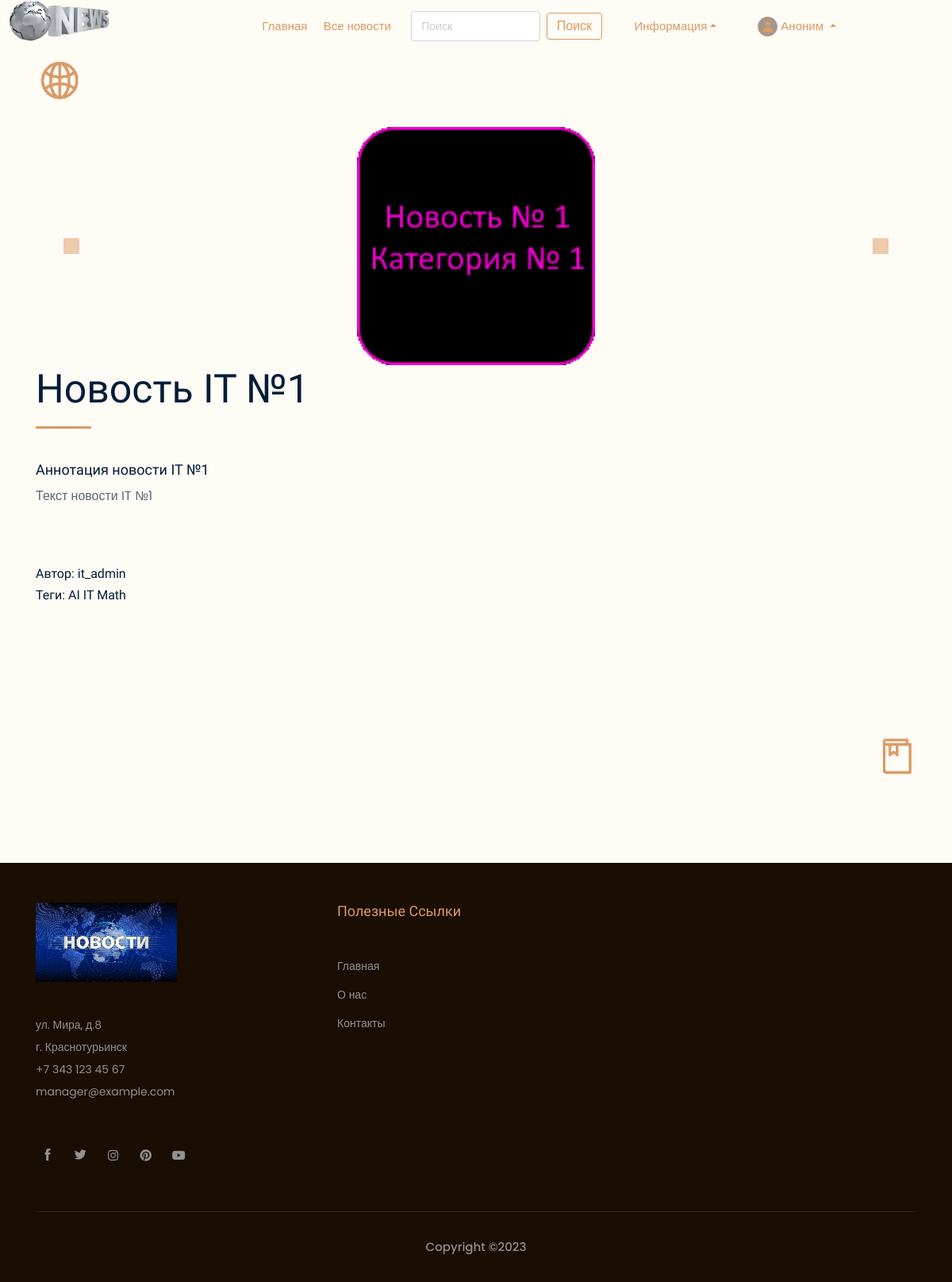
/news/show/1, run on the app's committed database.
### news/models.py (models this page shows, shortened)
class Image(models.Model):
    def folder_path(instance, filename):
        return f"article_images/article_{instance.article.pk}/{filename}"
    article = models.ForeignKey(Article, on_delete=models.CASCADE)
    title = models.CharField(max_length=50, blank=True)
    image = models.ImageField(upload_to=folder_path)     # лучше добавить поле default !!!
    objects = models.Manager()
    class Meta:
        verbose_name = 'Изображение'
        verbose_name_plural = 'Изображения'

class Article(models.Model):
    categories = [('IT', 'IT'),
                  ('MATH', 'Mathematic'),
                  ('AI', 'AI')]
    author = models.ForeignKey(User, on_delete=models.SET_NULL, null=True, verbose_name='Автор')    # Если пользователь удалится, то данное поле будет NULL
    title = models.CharField('Название', max_length=50, default='')
    anouncement = models.TextField('Аннотация', max_length=250)
    text = models.TextField('Текст новости')
    date = models.DateTimeField('Дата публикации', auto_now=True)
    date_edit = models.DateTimeField('Дата редактирования', auto_now=True)
    category = models.CharField(choices=categories, max_length=20, verbose_name='Категории')
    tags = models.ManyToManyField(to=Tag, blank=True, verbose_name='Тэги')    # blank - разрешаем полю быть пустым
    slug = models.SlugField()
    objects = models.Manager()
    published = PublishedToday()
    status = models.BooleanField(default=False, verbose_name='Опубликовать')    # Автор добавляет новость и по-умолчанию она не публикуется. Модетатор должен подтвердить публикацию - True
    class Meta:
        ordering = ['title', 'date']    # Порядок сортировки
        verbose_name = 'Новость'
        verbose_name_plural = 'Новости'

class Tag(models.Model):
    title = models.CharField(max_length=80)
    status = models.BooleanField(default=True)
    class Meta:
        ordering = ['title', 'status']
        verbose_name = 'Тэг'
        verbose_name_plural = 'Тэги'

### news/views.py (the view)
# urls.py: path('show/<int:pk>', views.ArticleDetailView.as_view(), name='news_detail'),
class ArticleDetailView(ViewCountMixin, DetailView):
    model = Article
    template_name = 'news/news_detail.html'
    context_object_name = 'article'
    def get_context_data(self, **kwargs):
        context = super().get_context_data(**kwargs)
        current_object = self.object
        images = Image.objects.filter(article=current_object)
        bookmark = FavoriteArticle.objects.filter(article=current_object.pk)
        print('!!!!!!!!!!!!!!!!, bookmark: ', bookmark.exists())
        context['bookmark'] = bookmark.exists()
        context['images'] = images
        return context

### news/utils.py (called while the page is built)
def get_client_ip(request):
    x_forwrded_for = request.META.get('HTTP_X_FORWARDED_FOR')
    if x_forwrded_for:
        ip = x_forwrded_for.split(',')[0]
    else:
        ip = request.META.get('REMOTE_ADDR')
    return ip

    def get_object(self):
        obj = super().get_object()
        ip_address = get_client_ip(self.request)
        ViewCount.objects.get_or_create(article=obj, ip_address=ip_address)
        return obj

### news/templates/news/news_detail.html (shortened to what this page needs)
{% extends 'main/base_template.html' %}
{% load static %}
{% load bootstrap5 %}
{% block content %}
<div class="about_area">
    <div class="icon_1 d-none d-md-block">
        <img src="{% static 'main' %}/img/icon/1.png" width="auto" height="50" alt="">
    </div>
    <div class="icon_2 d-none d-md-block">
    </div>
    <div class="icon_3 d-none d-md-block">
        <img src="{% static 'main' %}/img/icon/3.png" width="auto" height="50" alt="">
    </div>
                                <div class="thumb">
                                    {% if article.image_set.all %}
                                        <div id="carouselControls" class="carousel slide" data-ride="carousel">
                                            <div class="carousel-inner" role="listbox" style=" width:auto; height: 300px; !important;">
                                                {% for image in article.image_set.all %}
                                                <div class="carousel-item {% if forloop.counter == 1 %} active {% endif %}">
                                                    <img class="d-block" src="{{ image.image.url }}"
                                                         style="margin:auto; height:300px; width:auto; border-radius:5px;">
                                                </div>
                                                {% endfor %}
                                            </div>
                                            <a class="carousel-control-prev" href="#carouselControls" role="button" data-slide="prev">
                                                <span class="carousel-control-prev-icon" style="background: #DB9A64" aria-hidden="true"></span>
                                            </a>
                                            <a class="carousel-control-next" href="#carouselControls" role="button" data-slide="next">
                                                <span class="carousel-control-next-icon" style="background: #DB9A64" aria-hidden="true"></span>
                                            </a>
                                        </div>
                                    {% endif%}
                                </div>
    <div class="container">
        <div class="row align-items-center">
            <div class="col-lg-12">
                <div class="about_info_wrap">
                    <h3>{{ article.title }}</h3>
                    <span class="long_dash"></span>
                    <h4>{{ article.anouncement }}</h4>
                    <p>{{ article.text }}</p><br>
                    <h5>Автор: {{ article.author }}</h5>
                    <h5>Теги: {% for t in article.tags.all %} {{ t.title }} {% endfor %}</h5>
                </div>
            </div>
        </div>
    </div>
</div>
{% endblock %}

### data on the page
Image: image (picture)
Article: title "Новость IT №1", anouncement "Аннотация новости IT №1", text "Текст новости IT №1", author "it_admin"
Tag: title "AI"
Tag: title "IT"
Tag: title "Math"
